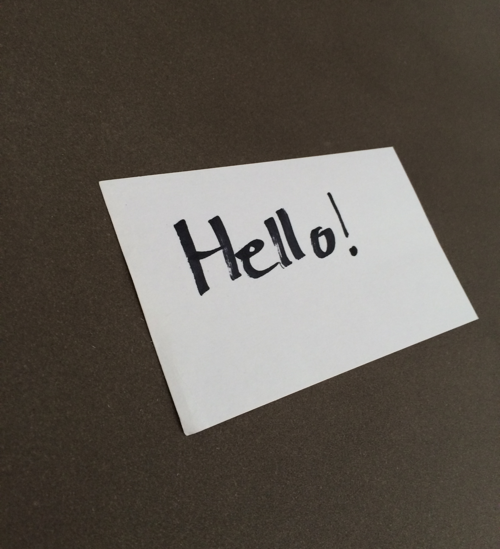
#> input picture img/example_02.png, 500 x 549 px, given in place of Lenna.png, which was not available
$ python transform.py
#> lines starting #> are read from the running program, lines starting #| are printed output that depends on the picture; pictures that were not available may be replaced by others from this repository, and a replacement may not be noted
### transformations/rotation.py
import numpy as np
import math as m


class rotation:

    def rotate(self, img, degrees):
        """
        Rotates image with x degrees
        @img: grayscale image to be rotated
        @degrees: angle by which the image needs to be rotated
        @returns: rotated image
        """
        paddedImage = self.padImage(img)
        imgRows, imgColumns = img.shape
        padImgRows, padImgColumns = paddedImage.shape
        originX = m.ceil(padImgRows/2 + 1)
        originY = m.ceil(padImgColumns/2 + 1)
        rotatedImg = np.zeros((padImgRows, padImgColumns), np.uint8)

        for row in range(padImgRows):
            for col in range(padImgColumns):
                x = (row-originX)*m.cos(degrees)+(col-originY)*m.sin(degrees)
                y = -(row-originX)*m.sin(degrees)+(col-originY)*m.cos(degrees)
                x = round(x)+originX
                y = round(y)+originY
                if (x >= 0 and y >= 0 and x < padImgColumns and y < padImgRows):
                    rotatedImg[row, col] = paddedImage[x, y]
        return rotatedImg

    def padImage(self, img):
        """
        Pad the image so that we can see the whole image
        @img: takes one argument, image to be padded
        @returns: padded image with black pixels
        """
        imgRows, imgColumns = img.shape
        diagnol = m.sqrt(imgRows*imgRows + imgColumns*imgColumns)
        rowPadding = m.ceil(diagnol - imgRows) + 2
        columnPadding = m.ceil(diagnol - imgColumns) + 2
        newRowsSize = imgRows + rowPadding
        newColumnSize = imgColumns + columnPadding
        paddedImage = np.zeros((newRowsSize, newColumnSize), np.uint8)
        paddedImage[m.ceil(rowPadding/2): m.ceil((rowPadding/2)+imgRows),
                    m.ceil(columnPadding/2): m.ceil((columnPadding/2) + imgColumns)] = img
        return paddedImage

### transformations/translation.py
import numpy as np
import math as m


class translation:

    def translateImage(self, img, xOffSet, yOffSet):
        imgRows, imgCols = img.shape
        translatedImg = np.zeros((imgRows, imgCols), np.uint8)
        if xOffSet < imgRows and yOffSet < imgCols:
            for row in range(imgRows):
                for col in range(imgCols):
                    x = row + xOffSet
                    y = col + yOffSet
                    if x < imgRows and y < imgCols:
                        translatedImg[x, y] = img[row, col]
        else:
            print("offsets are out of bounds")

        return translatedImg

### transformations/imgshear.py
import math as m
import numpy as np


class imgshear:

    # shears the image horizontally
    def horizontalShear(self, img, shearFactor):
        imgRows, imgCols = img.shape
        paddedImage = self.padImageForHorizontal(img, shearFactor)
        padImgRows, padImgCols = paddedImage.shape
        shearedImage = np.zeros((padImgRows, padImgCols), np.uint8)
        for row in range(padImgRows):
            for col in range(padImgCols):
                x = row
                y = col + m.floor(row*shearFactor)
                if (x < padImgRows and y < padImgCols):
                    shearedImage[row, col] = paddedImage[x, y]

        return shearedImage

    # Pads the image with black pixels in the right for horizontal shear
    def padImageForHorizontal(self, img, shearFactor):
        imgRows, imgColumns = img.shape
        rowPadding = 0
        columnPadding = m.ceil(shearFactor*imgColumns)
        newRowsSize = imgRows + rowPadding
        newColumnSize = imgColumns + columnPadding
        paddedImage = np.zeros((newRowsSize, newColumnSize), np.uint8)
        paddedImage[rowPadding:newRowsSize, columnPadding:newColumnSize] = img
        return paddedImage

    # shears the image vertically
    def verticalShear(self, img, shearFactor):
        imgRows, imgCols = img.shape
        paddedImage = self.padImageForVertical(img, shearFactor)
        padImgRows, padImgCols = paddedImage.shape
        shearedImage = np.zeros((padImgRows, padImgCols), np.uint8)
        for row in range(padImgRows):
            for col in range(padImgCols):
                x = row + m.floor(col*shearFactor)
                y = col
                if (x < padImgRows and y < padImgCols):
                    shearedImage[row, col] = paddedImage[x, y]

        return shearedImage

    def padImageForVertical(self, img, shearFactor):
        imgRows, imgColumns = img.shape
        rowPadding = m.ceil(shearFactor*imgRows)
        columnPadding = 0
        newRowsSize = imgRows + rowPadding
        newColumnSize = imgColumns + columnPadding
        paddedImage = np.zeros((newRowsSize, newColumnSize), np.uint8)
        paddedImage[rowPadding:newRowsSize, columnPadding:newColumnSize] = img
        return paddedImage

### transformations/reflection.py
import numpy as np


class reflection:

    def reflectX(self, image):
        img = image
        r, c = img.shape
        refimg1 = np.empty((r, c), dtype=np.uint8)
        for a in range(0, r):
            for b in range(0, c):
                refimg1[a, c - b - 1] = img[a, b]  # Right Axis
        return refimg1

    # [8 lines left out: function reflectY, not called in this run]

### transform.py
import cv2
import numpy as np
import math as m

from transformations import imgshear, imgwarp, interpolation, reflection
from transformations import perspective, resample, rotation, scaling, translation


def main():
    testImageName = "img/Lenna.png"
    testImage = cv2.imread(testImageName, 0)
#> testImage: shape (549, 500); min 0, max 215, mean 91.6
    displayImage("Lenna", testImage)
    rotateMyImage(testImage)
    translateMyImage(testImage)
    shearMyImage(testImage)
    reflectMyImage(testImage)
    perspectiveFunction(testImage)
    warpMyImage(testImage)
    print("THE END")


def rotateMyImage(testImage):
    print("ROTATION TRANSFORMATION\n")
    rotationObject = rotation.rotation()
    rotatedImage = rotationObject.rotate(testImage, m.pi/6)
#> after the loop in rotate, `for row in range(padImgRows):`:
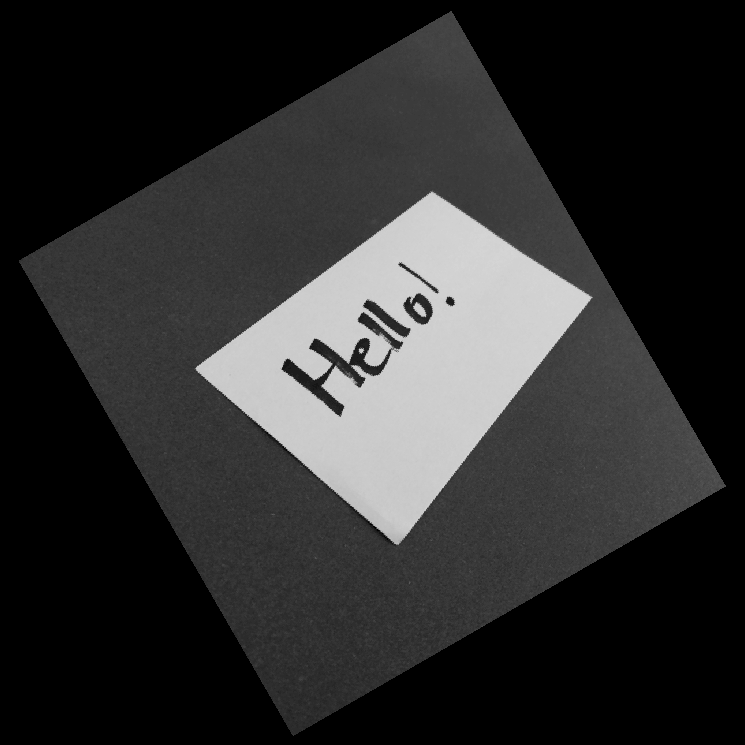
#> rotatedImg: shape (745, 745); min 0, max 215, mean 45.3
    displayImage("rotated image", rotatedImage)


def warpMyImage(testImage):
    print("HORIZONTAL AND VERRTICAL WARPING\n")

    imgWarpObject = imgwarp.imgwarp()
    verticalWrappedImage = imgWarpObject.imgwarpv(testImage, 25)
    displayImage("Vertical warp", verticalWrappedImage)

    horizontalWrappedImage = imgWarpObject.imgwarph(testImage, 25)
    displayImage("horizontal warp", horizontalWrappedImage)


def shearMyImage(testImage):
    print("SHEARING IMAGE\n")
    shearingObject = imgshear.imgshear()
    shearedImageV = shearingObject.verticalShear(testImage, 0.7)
    shearedImageH = shearingObject.horizontalShear(testImage, 1)
    displayImage("Horizontal Shear", shearedImageH)
    displayImage("Vertical Shear", shearedImageV)


def translateMyImage(testImage):
    print("TRANSLATING IMAGE\n")
    translationObject = translation.translation()
    trImage = translationObject.translateImage(testImage, 100, 50)
#> after the loop in translateImage, `for row in range(imgRows):`:
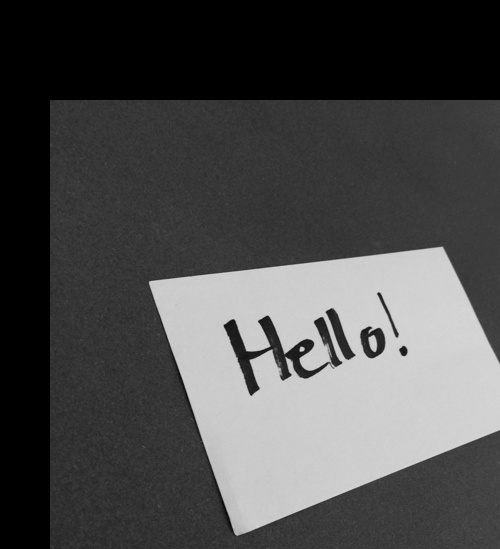
#> translatedImg: shape (549, 500); min 0, max 215, mean 75.5
    displayImage("Translated Image", trImage)


def reflectMyImage(testImage):
    print("REFLECTING IMAGE\n")
    displayImage("original image", testImage)
    reflectionObject = reflection.reflection()
    reflectedRightImage = reflectionObject.reflectX(testImage)
    displayImage("right reflected", reflectedRightImage)
    reflectedBottomImage = reflectionObject.reflectY(testImage)
    displayImage("bottom reflected", reflectedBottomImage)


def perspectiveFunction(testImage):
    print("PERSPECTIVE TRANSFORMATION \n")
    testImageName = "img/hello.png"
    testImage = cv2.imread(testImageName, 0)
    displayImage("Hello World", testImage)
    coords = "[(73, 239), (356, 117), (475, 265), (187, 443)]"
    pts = np.array(eval(coords), dtype="float32")
    perspectiveObj = perspective.perspective()
    transformedImage = perspectiveObj.perspective_transform(testImage, pts)
    displayImage("Perspective Transformation", transformedImage)


def scaleMyImage(testImage):
    print("SCALING IMAGE\n")
    scalingObject = scaling.scaling()
    bicubicScaled = scalingObject.bicubicscaling(testImage, 2, 2)
    print(bicubicScaled)


def displayImage(window_name, image):
    """A function to display image"""
    cv2.namedWindow(window_name)
    cv2.imshow(window_name, image)
    cv2.waitKey(2000)


if __name__ == "__main__":
    main()
#> in padImageForVertical, `paddedImage[rowPadding:newRowsSize, columnPadding:newColumnSize] = img`:
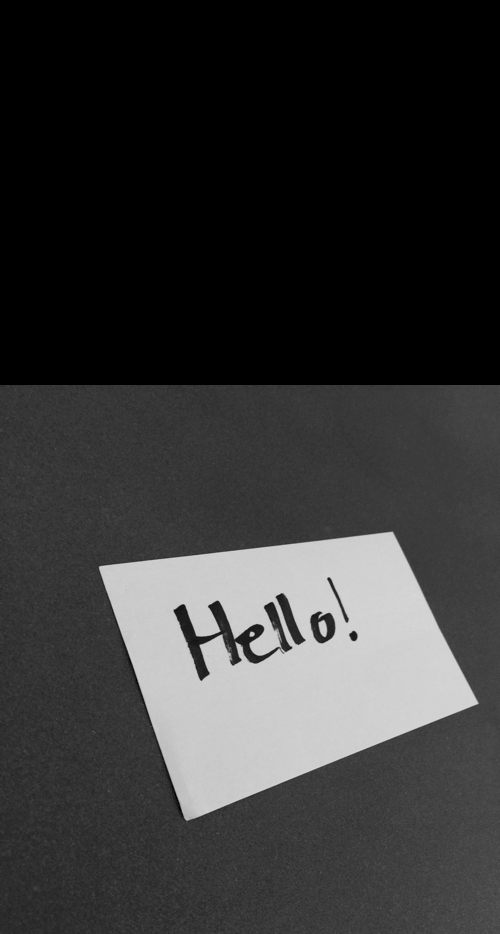
#> paddedImage: shape (934, 500); min 0, max 215, mean 53.9
#> after the loop in verticalShear, `for row in range(padImgRows):`:
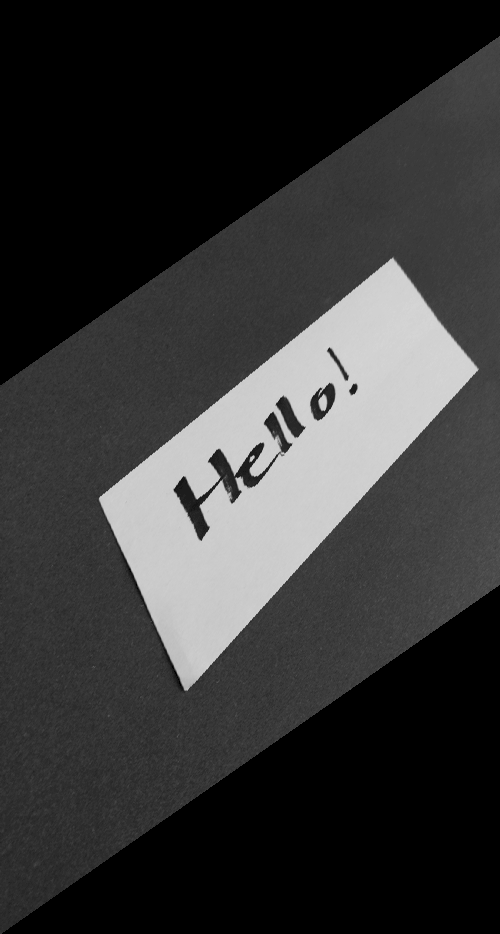
#> shearedImage: shape (934, 500); min 0, max 215, mean 53.9
#> in padImageForHorizontal, `paddedImage[rowPadding:newRowsSize, columnPadding:newColumnSize] = img`:
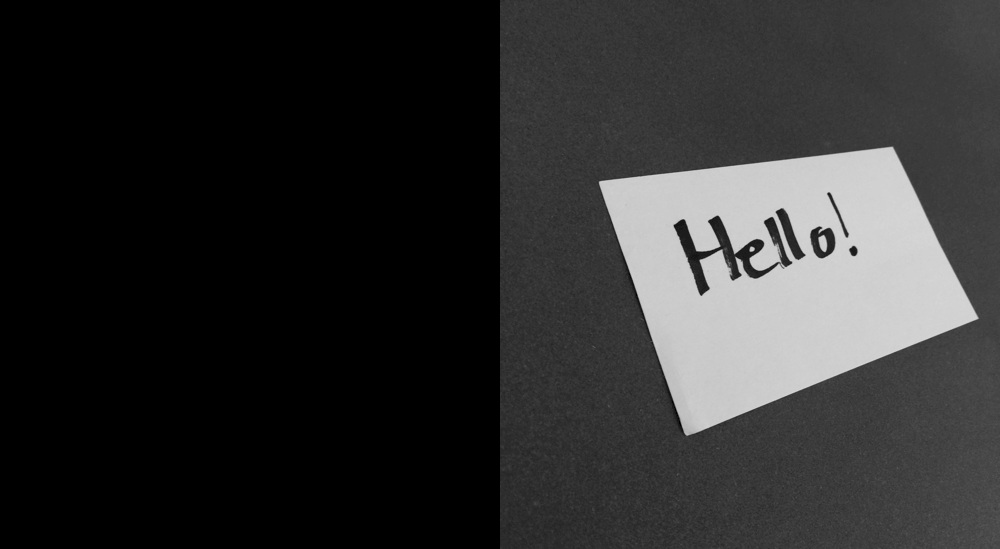
#> paddedImage: shape (549, 1000); min 0, max 215, mean 45.8
#> after the loop in horizontalShear, `for row in range(padImgRows):`:
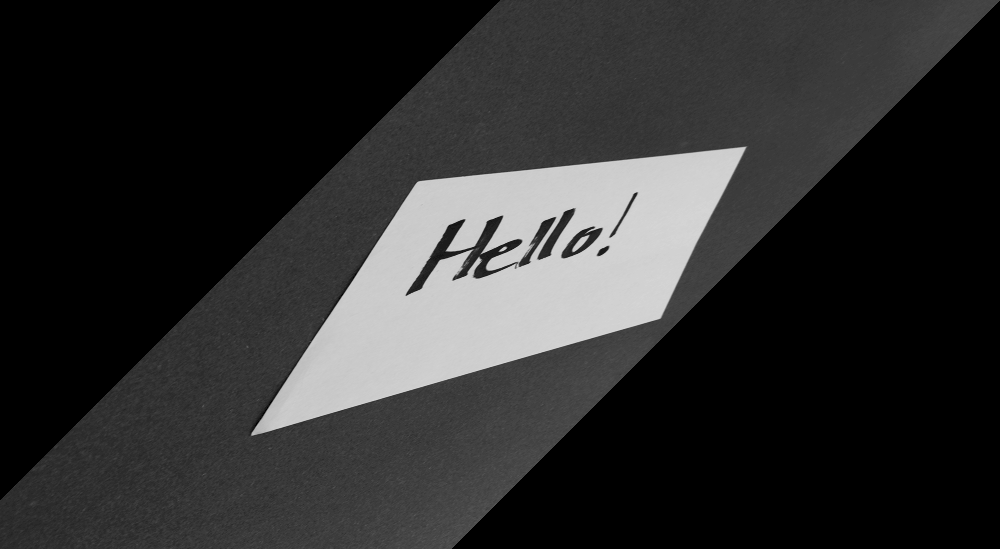
#> shearedImage: shape (549, 1000); min 0, max 215, mean 45.7
#> after the loop in reflectX, `for a in range(0, r):`:
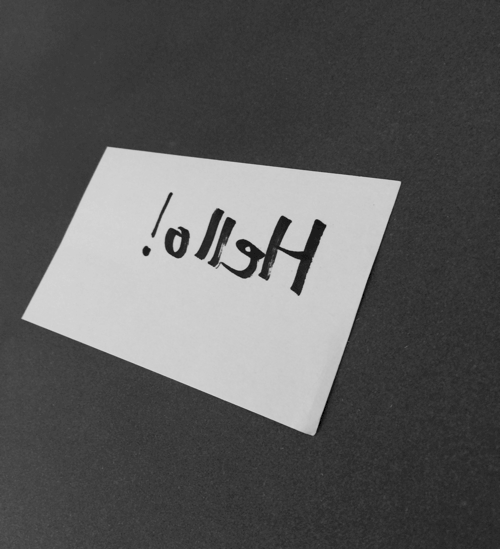
#> refimg1: shape (549, 500); min 0, max 215, mean 91.6

$ run again, on img/example_03.png
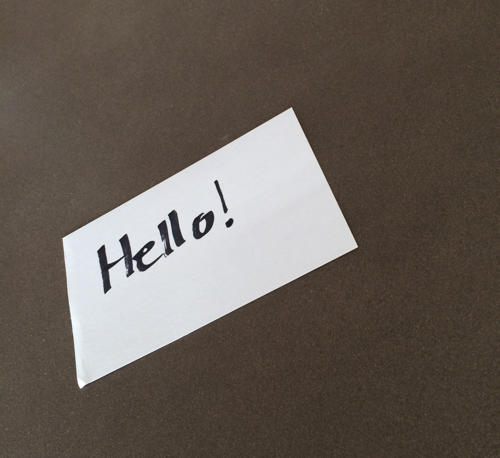
#> input picture img/example_03.png, 500 x 458 px, given in place of Lenna.png, which was not available
#> after the loop in horizontalShear, `for row in range(padImgRows):`:
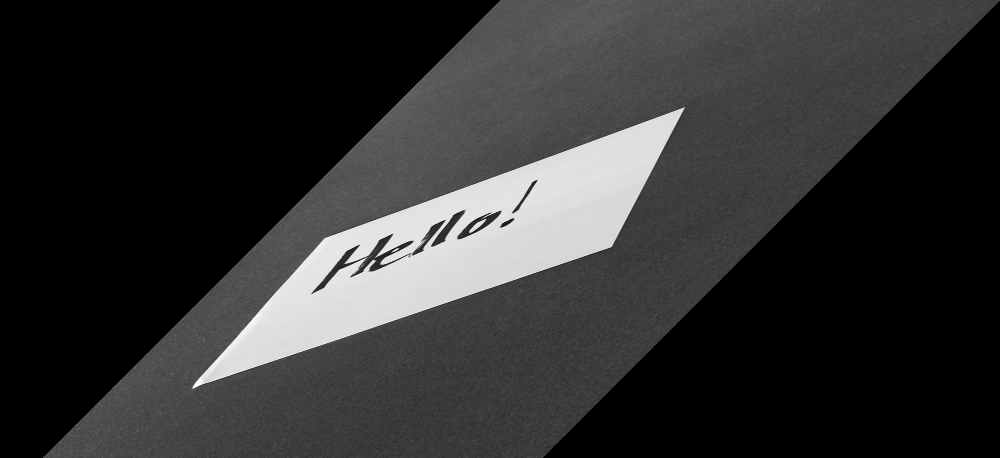
#> shearedImage: shape (458, 1000); min 0, max 255, mean 48.2
#> after the loop in reflectX, `for a in range(0, r):`:
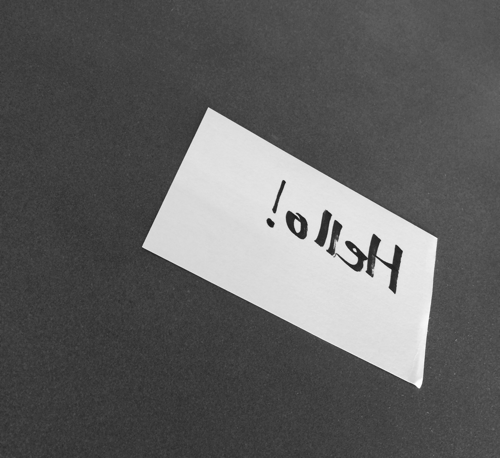
#> refimg1: shape (458, 500); min 21, max 255, mean 96.3
